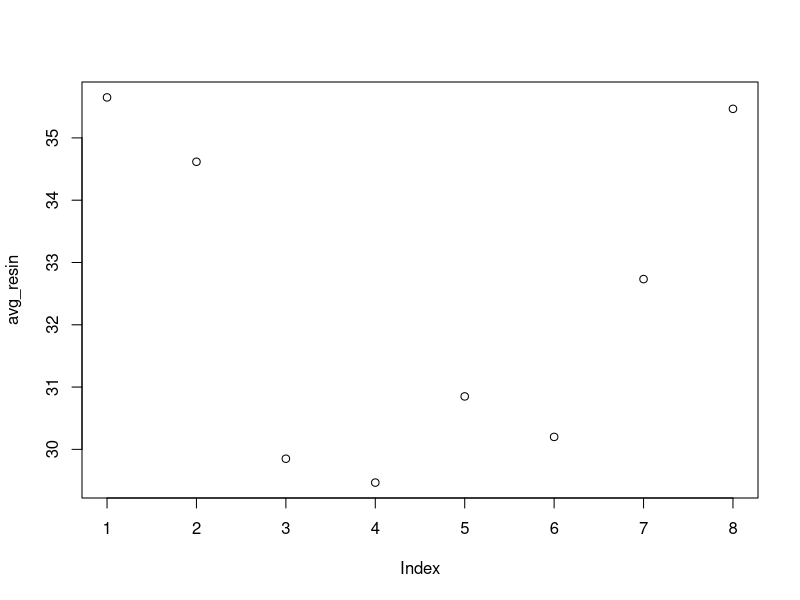
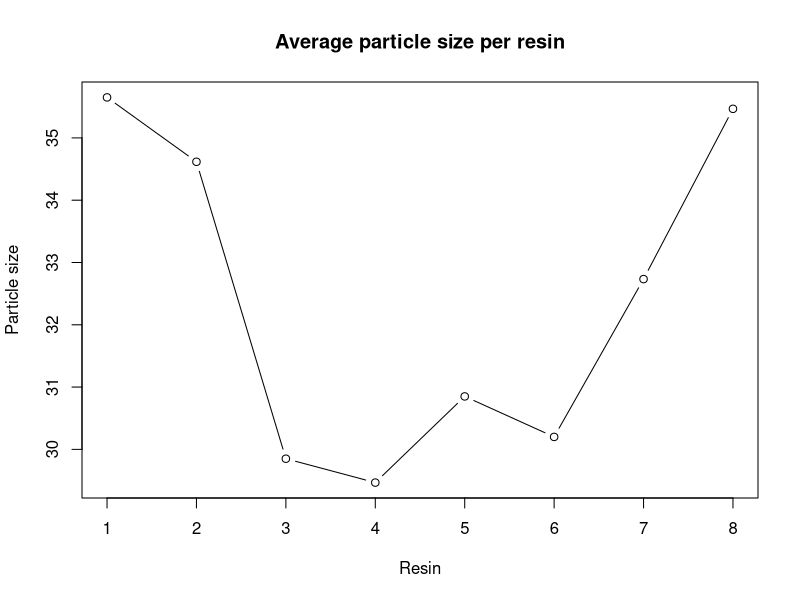

These figures' R source, in order:
## ---- chunk 1
knitr::opts_chunk$set(fig.width=4, fig.height=4, fig.path = "fig/matrices-")
## ---- chunk 2
read.csv("r-intro-files/pvc.csv", row.names=1)
## ---- chunk 3
dat <- read.csv("r-intro-files/pvc.csv", row.names=1)
## ---- chunk 4
dat
class(dat)
str(dat)
## ---- chunk 5
mat <- as.matrix(dat)
class(mat)
str(mat)
## ---- chunk 6
nrow(mat)
ncol(mat)
## ---- chunk 7
# first value in mat
mat[1, 1]
# a middle value in mat
mat[4, 2]
## ---- chunk 8
mat["Resin4","Bob"]
## ---- chunk 9
mat[1:4, 1:2]
## ---- chunk 10
mat[5:8, 1:2]
## ---- chunk 11
mat[c(1,3,5), c(1,3)]
## ---- chunk 12
# All columns from row 5
mat[5, ]
# All rows from column 2
mat[, 2]
## ---- chunk 13
# first row, all of the columns
resin_1 <- mat[1, ]
# max particle size for resin 1
max(resin_1)
## ---- chunk 14
# max particle size for resin 2
max(mat[2, ])
## ---- chunk 15
# minimum particle size for operator 3
min(mat[, 3])
# mean for operator 3
mean(mat[, 3])
# median for operator 3
median(mat[, 3])
# standard deviation for operator 3
sd(mat[, 3])
## ---- chunk 16
avg_resin <- apply(mat, 1, mean)
## ---- chunk 17
avg_operator <- apply(mat, 2, mean)
## ---- chunk 18
mat[1,]
mat[2,]
t.test(mat[1,], mat[2,])
## ---- chunk 19
t.test(mat[1,], mat[2,], paired=TRUE)
## ---- chunk 20
result <- t.test(mat[1,], mat[2,], paired=TRUE)
names(result)
result$p.value
## ---- chunk 21
plot(avg_resin)
## ---- chunk 22
plot(avg_resin,
    xlab="Resin",
    ylab="Particle size",
    main="Average particle size per resin",
    type="b")
